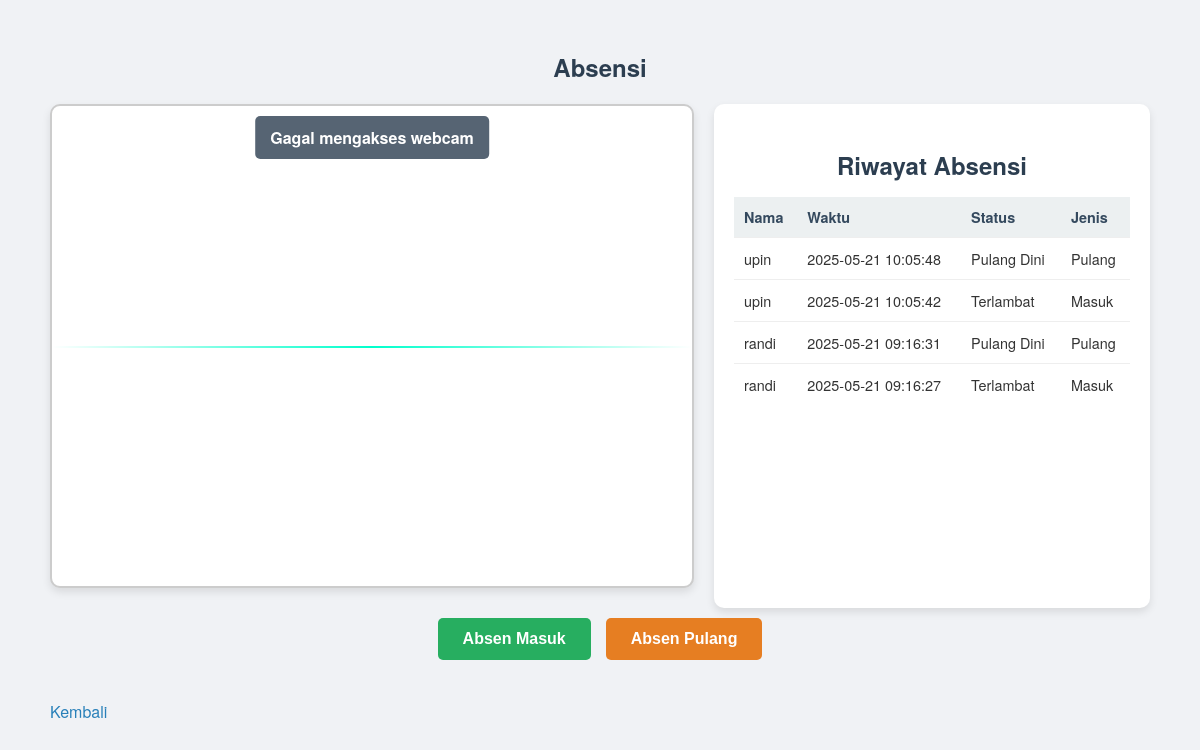
The app's page /attendance (signed in) with its own data.
### tables this page shows
CREATE TABLE attendance
                     (id INTEGER PRIMARY KEY AUTOINCREMENT,
                      employee_id INTEGER,
                      timestamp TEXT,
                      status TEXT,
                      FOREIGN KEY (employee_id) REFERENCES employees(id));

CREATE TABLE employees
                     (id INTEGER PRIMARY KEY AUTOINCREMENT,
                      name TEXT NOT NULL,
                      face_encoding TEXT,
                      photo_path TEXT, entry_time TEXT, exit_time TEXT);

### app.py (the view, shortened to what this page needs)
@app.route('/attendance', methods=['GET', 'POST'])
@login_required
def attendance():
    conn = sqlite3.connect('database.db')
    c = conn.cursor()
    if session.get('role') == 'guru' and session.get('employee_id'):
        c.execute("SELECT a.id, e.name, a.timestamp, a.status FROM attendance a JOIN employees e ON a.employee_id = e.id WHERE a.employee_id = ? ORDER BY a.timestamp DESC", (session.get('employee_id'),))
    else:
        c.execute("SELECT a.id, e.name, a.timestamp, a.status FROM attendance a JOIN employees e ON a.employee_id = e.id ORDER BY a.timestamp DESC")
    records = c.fetchall()
    conn.close()
    formatted_records = [{'id': r[0], 'name': r[1], 'timestamp': r[2], 'status': r[3]} for r in records]
    return render_template('attendance.html', records=formatted_records)

### app.py (called while the page is built)
def login_required(f):
    @wraps(f)
    def decorated_function(*args, **kwargs):
        if 'user_id' not in session:
            flash('Silakan login terlebih dahulu.', 'error')
            return redirect(url_for('login'))
        return f(*args, **kwargs)
    return decorated_function

### templates/attendance.html (shortened to what this page needs)
<!DOCTYPE html>
<html lang="id">
<head>
    <link rel="stylesheet" href="{{ url_for('static', filename='css/style.css') }}">
</head>
<body>
    <div class="container">
        <h2>Absensi </h2>
        <div class="content-wrapper">
            <div class="video-container">
                <video id="video" autoplay muted></video>
                <div class="scan-line"></div>
                <div id="notification">Lihat kekamera untuk absensi kehadiran</div>
            </div>
            <div class="history-container">
                <h3>Riwayat Absensi</h3>
                {% if records %}
                    <table class="history-table">
                        <thead>
                            <tr>
                                <th>Nama</th>
                                <th>Waktu</th>
                                <th>Status</th>
                                <th>Jenis</th>
                            </tr>
                        </thead>
                        <tbody>
                            {% for record in records %}
                            <tr>
                                <td>{{ record.name }}</td>
                                <td>{{ record.timestamp }}</td>
                                <td>{{ record.status }}</td>
                                <td>{{ 'Masuk' if record.status in ['Hadir', 'Terlambat'] else 'Pulang' }}</td>
                            </tr>
                            {% endfor %}
                        </tbody>
                    </table>
                {% else %}
                    <p style="text-align: center; color: #666;">Belum ada riwayat absensi.</p>
                {% endif %}
            </div>
        </div>
        <form id="attendanceForm" method="POST" enctype="multipart/form-data" action="{{ url_for('attendance') }}">
            <div class="button-container">
                <button type="button" class="btn-entry" onclick="captureImage('entry')">Absen Masuk</button>
                <button type="button" class="btn-exit" onclick="captureImage('exit')">Absen Pulang</button>
            </div>
        </form>
        <a href="{{ url_for('logout') }}">Kembali</a>
    </div>
</body>
</html>

### static/css/style.css (style rules this page uses)
body { font-family: Arial, sans-serif; margin: 20px; color: #333; }
h2 { color: #333; }
.video-container { position: relative; max-width: 640px; width: 100%; border: 1px solid #ddd; border-radius: 5px; overflow: hidden; }
#video { width: 100%; height: auto; }
#notification { position: absolute; top: 10px; left: 10px; background-color: rgba(0, 0, 0, 0.7); color: white; padding: 8px 12px; border-radius: 3px; font-size: 0.9em; }
button { padding: 10px 20px; background-color: #4CAF50; color: white; border: none; border-radius: 3px; cursor: pointer; margin-top: 10px; }
a { color: #0066cc; text-decoration: none; display: block; margin-top: 10px; }

### templates/attendance.html (style rules this page uses)
body { font-family: 'Helvetica Neue', Helvetica, Arial, sans-serif; background-color: #f0f2f5; margin: 0; padding: 30px; color: #333; }
h2 { text-align: center; color: #2c3e50; margin-bottom: 20px; }
.container { max-width: 1200px; margin: 0 auto; padding: 0 20px; }
.content-wrapper { display: flex; gap: 20px; flex-wrap: wrap; justify-content: center; }
.video-container { position: relative; width: 100%; max-width: 640px; aspect-ratio: 4/3; border: 2px solid #ccc; border-radius: 10px; overflow: hidden; background-color: #fff; box-shadow: 0 4px 8px rgba(0,0,0,0.1); margin-bottom: 20px; }
#video { width: 100%; height: 100%; display: block; position: relative; z-index: 1; }
.scan-line { position: absolute; top: 50%; left: 0; width: 100%; height: 2px; background: linear-gradient(to right, transparent, #00ffcc, transparent); animation: scanAnim 2s infinite; z-index: 2; }
#notification { position: absolute; top: 10px; left: 50%; transform: translateX(-50%); background-color: rgba(44, 62, 80, 0.8); color: #fff; padding: 10px 15px; border-radius: 5px; font-size: 1em; font-weight: 600; min-width: 200px; text-align: center; z-index: 10; }
.history-container { flex: 1; min-width: 300px; max-width: 500px; background: #fff; border-radius: 10px; box-shadow: 0 4px 8px rgba(0,0,0,0.1); padding: 20px; }
.history-container h3 { color: #2c3e50; margin-bottom: 15px; font-size: 1.5em; text-align: center; }
.history-table { width: 100%; border-collapse: collapse; }
.history-table th, .history-table td { padding: 10px; border-bottom: 1px solid #eee; text-align: left; font-size: 0.9em; }
.history-table th { background-color: #ecf0f1; font-weight: 600; color: #34495e; }
.history-table td { color: #333; }
.history-table tr:last-child td { border-bottom: none; }
.button-container { display: flex; gap: 15px; margin-bottom: 20px; justify-content: center; }
button { padding: 12px 25px; font-size: 1em; font-weight: 600; border: none; border-radius: 5px; cursor: pointer; transition: background-color 0.3s; }
.btn-entry { background-color: #27ae60; color: #fff; }
.btn-exit { background-color: #e67e22; color: #fff; }
a { display: inline-block; margin-top: 20px; font-size: 1em; color: #2980b9; text-decoration: none; transition: color 0.2s; text-align: center; }

### records on screen
attendance: name "upin", timestamp "2025-05-21 10:05:48", status "Pulang Dini", status "Pulang"
attendance: name "upin", timestamp "2025-05-21 10:05:42", status "Terlambat", status "Masuk"
attendance: name "randi", timestamp "2025-05-21 09:16:31", status "Pulang Dini", status "Pulang"
attendance: name "randi", timestamp "2025-05-21 09:16:27", status "Terlambat", status "Masuk"
